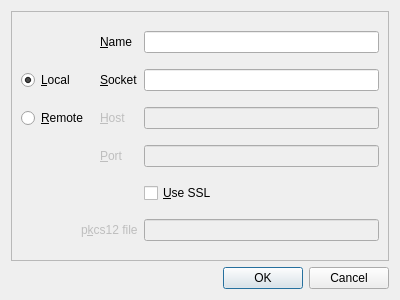
<?xml version="1.0" encoding="UTF-8"?>
<ui version="4.0">
 <class>EditConnection</class>
 <widget class="QDialog" name="EditConnection">
  <property name="geometry">
   <rect>
    <x>0</x>
    <y>0</y>
    <width>400</width>
    <height>300</height>
   </rect>
  </property>
  <property name="windowTitle">
   <string>Edit connection</string>
  </property>
  <layout class="QVBoxLayout" name="verticalLayout">
   <item>
    <widget class="QFrame" name="frame">
     <property name="frameShape">
      <enum>QFrame::StyledPanel</enum>
     </property>
     <property name="frameShadow">
      <enum>QFrame::Raised</enum>
     </property>
     <layout class="QGridLayout" name="gridLayout">
      <item row="2" column="0" colspan="2">
       <widget class="QRadioButton" name="remoteRB">
        <property name="text">
         <string>&amp;Remote</string>
        </property>
       </widget>
      </item>
      <item row="2" column="2">
       <widget class="QLabel" name="hostL">
        <property name="enabled">
         <bool>false</bool>
        </property>
        <property name="text">
         <string>&amp;Host</string>
        </property>
        <property name="buddy">
         <cstring>hostLE</cstring>
        </property>
       </widget>
      </item>
      <item row="2" column="3">
       <widget class="QLineEdit" name="hostLE">
        <property name="enabled">
         <bool>false</bool>
        </property>
       </widget>
      </item>
      <item row="3" column="2">
       <widget class="QLabel" name="portL">
        <property name="enabled">
         <bool>false</bool>
        </property>
        <property name="text">
         <string>&amp;Port</string>
        </property>
        <property name="buddy">
         <cstring>portLE</cstring>
        </property>
       </widget>
      </item>
      <item row="3" column="3">
       <widget class="QLineEdit" name="portLE">
        <property name="enabled">
         <bool>false</bool>
        </property>
       </widget>
      </item>
      <item row="4" column="3">
       <widget class="QCheckBox" name="sslCB">
        <property name="text">
         <string>&amp;Use SSL</string>
        </property>
       </widget>
      </item>
      <item row="5" column="1" colspan="2">
       <widget class="QLabel" name="pkcsL">
        <property name="enabled">
         <bool>false</bool>
        </property>
        <property name="text">
         <string>p&amp;kcs12 file</string>
        </property>
        <property name="buddy">
         <cstring>pkcsLE</cstring>
        </property>
       </widget>
      </item>
      <item row="5" column="3">
       <widget class="QLineEdit" name="pkcsLE">
        <property name="enabled">
         <bool>false</bool>
        </property>
       </widget>
      </item>
      <item row="1" column="2">
       <widget class="QLabel" name="socketL">
        <property name="text">
         <string>&amp;Socket</string>
        </property>
        <property name="buddy">
         <cstring>socketLE</cstring>
        </property>
       </widget>
      </item>
      <item row="1" column="0">
       <widget class="QRadioButton" name="localRB">
        <property name="text">
         <string>&amp;Local</string>
        </property>
        <property name="checked">
         <bool>true</bool>
        </property>
       </widget>
      </item>
      <item row="1" column="3">
       <widget class="QLineEdit" name="socketLE">
        <property name="text">
         <string/>
        </property>
       </widget>
      </item>
      <item row="0" column="3">
       <widget class="QLineEdit" name="nameLE">
        <property name="text">
         <string/>
        </property>
       </widget>
      </item>
      <item row="0" column="2">
       <widget class="QLabel" name="nameL">
        <property name="text">
         <string>&amp;Name</string>
        </property>
        <property name="buddy">
         <cstring>nameLE</cstring>
        </property>
       </widget>
      </item>
     </layout>
    </widget>
   </item>
   <item>
    <widget class="QDialogButtonBox" name="buttonBox">
     <property name="orientation">
      <enum>Qt::Horizontal</enum>
     </property>
     <property name="standardButtons">
      <set>QDialogButtonBox::Cancel|QDialogButtonBox::Ok</set>
     </property>
    </widget>
   </item>
  </layout>
 </widget>
 <resources/>
 <connections>
  <connection>
   <sender>buttonBox</sender>
   <signal>accepted()</signal>
   <receiver>EditConnection</receiver>
   <slot>accept()</slot>
   <hints>
    <hint type="sourcelabel">
     <x>248</x>
     <y>254</y>
    </hint>
    <hint type="destinationlabel">
     <x>157</x>
     <y>274</y>
    </hint>
   </hints>
  </connection>
  <connection>
   <sender>buttonBox</sender>
   <signal>rejected()</signal>
   <receiver>EditConnection</receiver>
   <slot>reject()</slot>
   <hints>
    <hint type="sourcelabel">
     <x>316</x>
     <y>260</y>
    </hint>
    <hint type="destinationlabel">
     <x>286</x>
     <y>274</y>
    </hint>
   </hints>
  </connection>
 </connections>
</ui>
